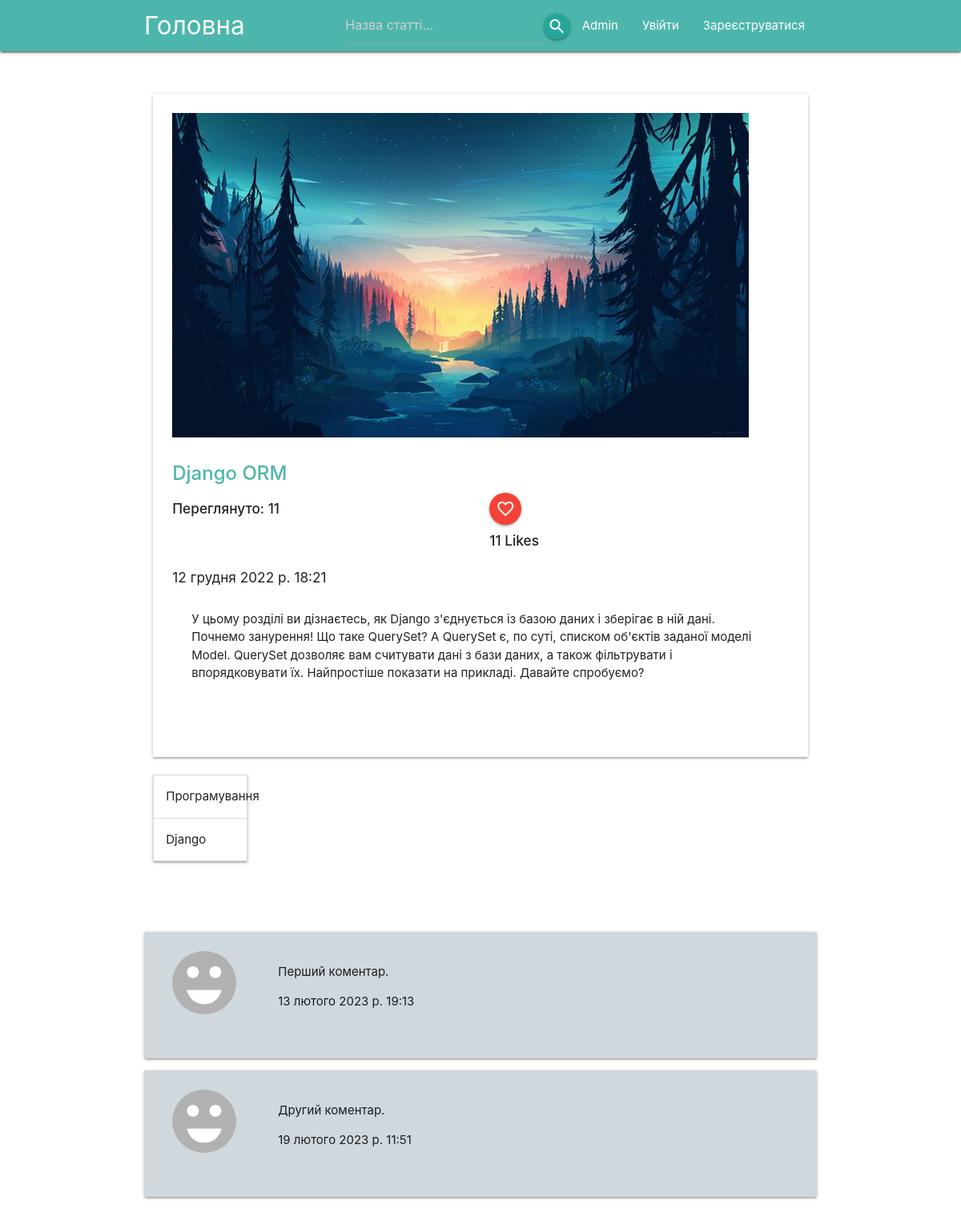
The page /django_orm/ on the database as committed earlier.
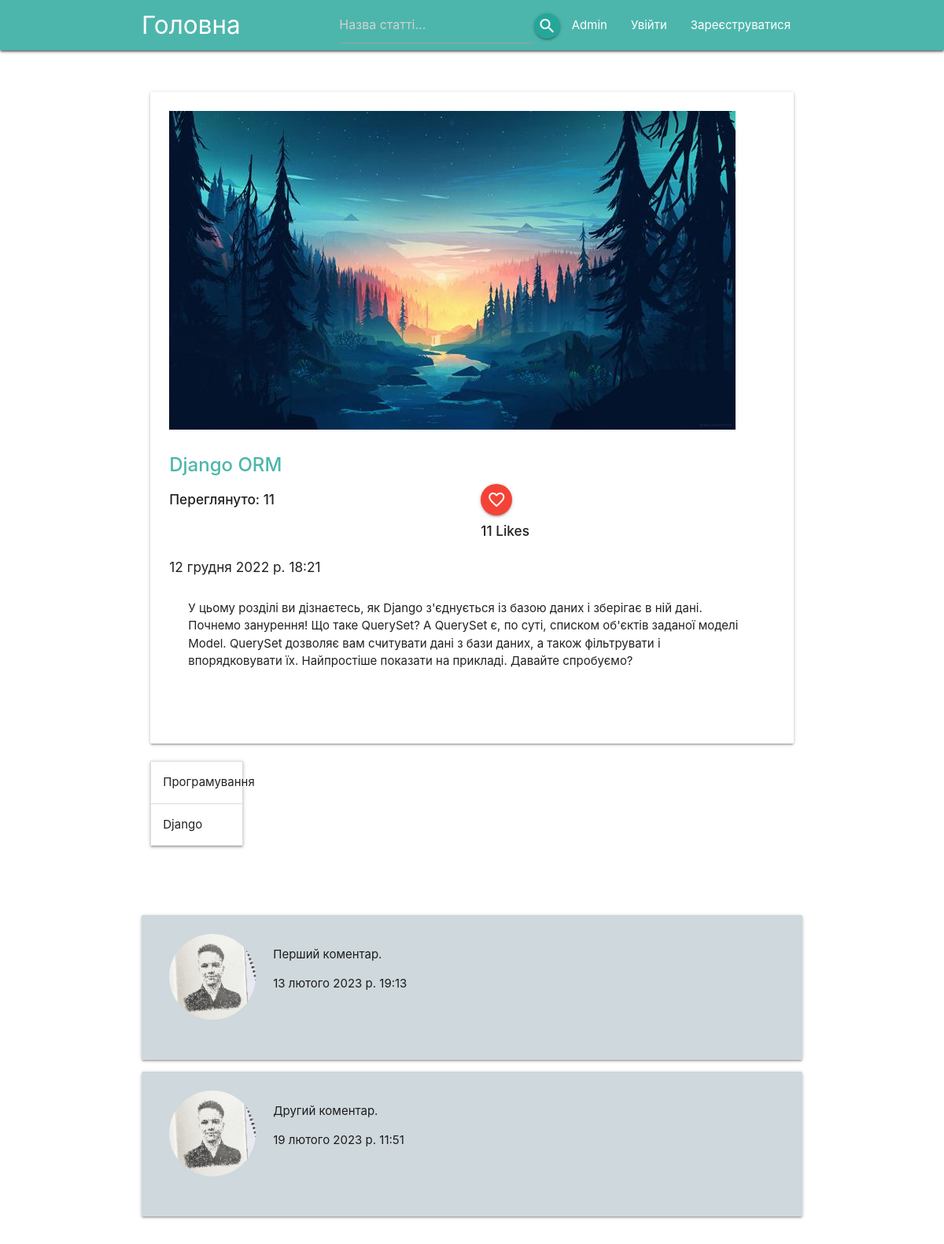
The same page on the database as committed later.
### blog/models.py (models this page shows, shortened)
class Post(models.Model):
    title = models.CharField(max_length=100)
    text = models.TextField()
    created_at = models.DateTimeField(default=timezone.now)
    post_slug = models.CharField(max_length=80, default="default_post")
    img = models.ImageField(default = 'blog/static/img/default.png',
                            upload_to='blog/static/img',
                            height_field=None,
                            width_field=None,
                            max_length=200,
                            verbose_name="Картинка для поста")
    views_number = models.ManyToManyField(User, related_name="views_rating", blank=True)
    likes =  models.ManyToManyField(User, related_name="post_like", blank=True)
    category = models.ForeignKey(Category, default=1,
                                 on_delete=models.SET_DEFAULT,
                                 verbose_name="Категорія")
    def get_views_number(self):
        return self.views_number.count()
    def get_likes_number(self):
        return self.likes.count()

class Category(models.Model):
    name = models.CharField(max_length=80)
    info = models.TextField(blank=True)
    category_slug = models.CharField(max_length=80, default="category_main")
    img = models.ImageField(upload_to='blog/static/img/categories',
                            height_field=None,
                            width_field=None,
                            verbose_name="Зображення категорії",
                            default='default.png')
    class Meta:
        verbose_name_plural = "Категорії"

class Comment(models.Model):
    post = models.ForeignKey(Post, on_delete=models.CASCADE,
                             related_name="comments")
    author = models.ForeignKey(User, on_delete=models.CASCADE)
    content = models.TextField()
    created_at = models.DateTimeField(default=timezone.now)
    def __str__(self):
        return self.content

class Profile(models.Model):
    user = models.OneToOneField(User, on_delete=models.CASCADE)
    avatar = models.ImageField(upload_to='blog/static/img/profiles',
                               default = 'blog/static/img/profiles/default.png',
                               verbose_name = 'Фото профілю')
    about = models.TextField(max_length=500,
                             verbose_name = 'Про себе',
                             blank=True)

### blog/views.py (the view)
# urls.py: path('<slug>/', views.slug_process),
def slug_process(request, slug):
    sidebar = Category.objects.all()
    categories = [ c.category_slug for c in sidebar]
    if slug in categories:
        category_posts = Post.objects.filter(category__category_slug=slug)
        return render(request, "category.html", {
            "posts" : category_posts,
            "sidebar": sidebar
        })
    post_slugs = [p.post_slug for p in Post.objects.all()]
    if slug in post_slugs:
        post = Post.objects.get(post_slug = slug)
        if request.user.is_authenticated:
            if not post.views_number.filter(id=request.user.id).exists():
                post.views_number.add(request.user)
        views = post.get_views_number()
        likes = post.get_likes_number()
        is_liked = post.likes.filter(id=request.user.id).exists()
        comments = Comment.objects.filter(post=post)
        form = get_comment_form(request, post)
        data_dict = { 'post': post,
                      'views_num': views,
                      'likes_num': likes,
                      'comment_form': form,
                      'comments': comments,
                      'is_liked': is_liked,
                      'sidebar': sidebar }
        return render(request, 'post_view.html', data_dict)

### blog/forms.py
class AddCommentForm(forms.ModelForm):
    content = forms.CharField(widget=forms.Textarea(attrs={'placeholder': 'Ваш коментар тут...',
                                                    'class': 'form-control'}))
    class Meta:
        model = Comment
        fields = ['content']

### blog/views.py (called while the page is built)
def get_comment_form(request, post):
    if request.method == "POST":
        form = AddCommentForm(request.POST)
        if form.is_valid():
            content = request.POST.get('content')
            comment = Comment.objects.create(post=post, author=request.user, content=content)
            comment.save()
        return redirect(f'/{post.post_slug}')
    else:
        form = AddCommentForm()
    return form

### blog/templates/post_view.html (shortened to what this page needs)
{% extends 'navbar.html' %}
{% block content %}
<br>
{% if post %}
<div class="container">
        <div class="row">
            <div class="col s12 l12">
                <div class="card">
                    <div class="card-content">
                        <span text-align="center" display="block">
                            <img class="center-align responsive-img" src="/{{ post.img }}">
                        </span>
                        <br><br>
                        <span class="card-title">
                            <a class="teal-text text-lighten-2" href="/"><strong>{{ post.title }}</strong></a>
                        </span>
                        <div class='row'>
                            <div class="col s6 l6">
                                <h6><strong>Переглянуто: {{ views_num }}</strong></h6>
                            </div>
                            <div class="col s6 l6">
                                <button form="like" type="submit" class="btn-floating waves-effect waves-light red">
                                    {% if is_liked %}
                                        <i class="medium material-icons">favorite</i>
                                    {% else %}
                                        <i class="medium material-icons">favorite_border</i>
                                    {% endif %}
                                </button>
                                <h6><strong>{{ likes_num }} Like{{ likes_num|pluralize }}</strong></h6>
                            </div>
                        </div>
                        <h6>{{ post.created_at }}</h6>
                        <div class="card-content">{{ post.text }}</div>
                        <br><br>
                    </div>
                </div>
            </div>
            {% include "sidebar.html" %}
        </div>
        <div class="row">
        <br><br>
        {% for comment in comments %}
        <div class="card-panel blue-grey lighten-4">
            <div class="row">
                <div class="col s4 l2">
                   <img src="/{{comment.author.profile.avatar}}" class="circle responsive-img">
                </div>
                <div class="col s8 l10">
                    <p>{{ comment }}</p>
                    <p>{{ comment.created_at }}</p>
                </div>
            </div>
        </div>
        {% endfor %}
        </div>
    </div>
    {% endif %}
{% endblock %}

### blog/templates/navbar.html (shortened to what this page needs)
{% load static %}
<!DOCTYPE HTML>
<html>
    <head>
      <link rel="stylesheet" href="https://cdnjs.cloudflare.com/ajax/libs/materialize/1.0.0/css/materialize.min.css">
    </head>
    <body>
      <div class="navbar-fixed">
        <nav>
          <div class="nav-wrapper teal lighten-2 z-depth-1">
            <div class="container">
              <a href="/" class="brand-logo">Головна</a>
              <ul id="nav-mobile" class="right hide-on-med-and-down">
                <li>
                  <form method=POST action="{% url 'search' %}" id="search_nav">
                    <input type="search" name="searchpost" placeholder="Назва статті...">
                  </form>
                </li>
                <li><button class="waves-effect btn-floating waves-light btn-small" form="search_nav" type="submit">
                  <i class="material-icons">search</i>
                </button></li>
                <li><a href="/admin">Admin</a></li>
                {% if not user.is_authenticated %}
                  <li><a href="/login">Увійти</a></li>
                  <li><a href="/register">Зареєструватися</a></li>
                {% else %}
                  <li><a href="/profile">Мій Профіль</a></li>
                  <li><a href="/logout">Вийти</a></li>
                {% endif %}
              </ul>
            </div>
          </div>
        </nav>
      </div>
      <br>
      {% block content %}
      {% endblock %}
    </body>
</html>

### blog/templates/sidebar.html (shortened to what this page needs)
<div class="col s2 l2 m2 ">
    <ul class="collapsible">
        {% for cat in sidebar %}
            <li>
                <div class="collapsible-header">{{cat.name}}</div>
            </li>
        {% endfor %}
    </ul>
</div>

Rows that differ between the two databases and show on the page:
changed through a linked row, Comment "Перший коментар.": author.profile.avatar: picture added in place of a placeholder
changed through a linked row, Comment "Другий коментар.": author.profile.avatar: picture added in place of a placeholder
